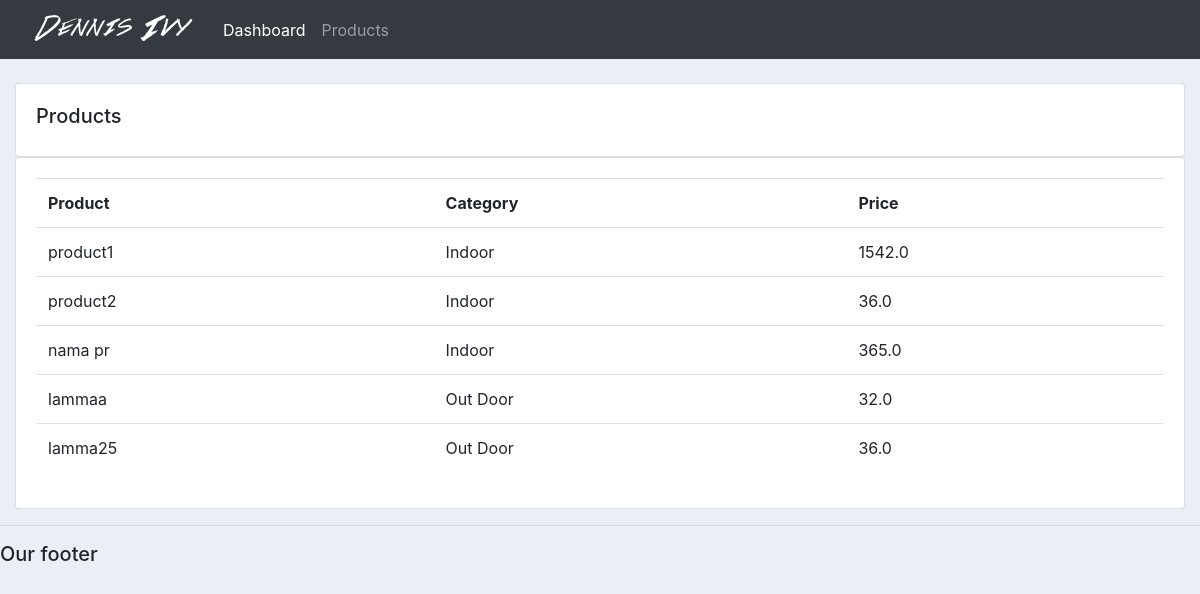
Screenshot of /products/ with the database file from the repository.
### accounts/models.py (models this page shows, shortened)
class Product(models.Model):
	CATEGORY = (
			('Indoor', 'Indoor'),
			('Out Door', 'Out Door'),
			)
	name = models.CharField(max_length=200, null=True)
	price = models.FloatField(null=True)
	category = models.CharField(max_length=200, null=True, choices=CATEGORY)
	description = models.CharField(max_length=200, null=True)
	date_created = models.DateTimeField(auto_now_add=True, null=True)
	tags = models.ManyToManyField(Tag)

### accounts/views.py (the view)
# urls.py: path('products/', views.products, name='product'),
def products(request):
	products = Product.objects.all()
	context = {'products': products}
	return render(request,'accounts/products.html', context)

### accounts/templates/accounts/products.html
{%  extends 'accounts/main.html' %}
{% block content %}
		<br>
		<div class="row">
			<div class="col-md">
				<div class="card card-body">
					<h5>Products</h5>
				</div>
				<div class="card card-body">
					<table class="table">
						<tr>
							<th>Product</th>
							<th>Category</th>
							<th>Price</th>
						</tr>
						{% for i in products %}
						<tr>
							<td>{{i.name}}</td>
							<td>{{i.category}}</td>
							<td>{{i.price}}</td>
						</tr>
						{% endfor %}
					</table>
				</div>
			</div>
		</div>
{% endblock content %}

### static/css/main.css (style rules this page uses)
body { background-color: #ebeff5; }

### rows the page displays
Product: name "product1", category "Indoor", price "1542.0"
Product: name "product2", category "Indoor", price "36.0"
Product: name "nama pr", category "Indoor", price "365.0"
Product: name "lammaa", category "Out Door", price "32.0"
Product: name "lamma25", category "Out Door", price "36.0"
